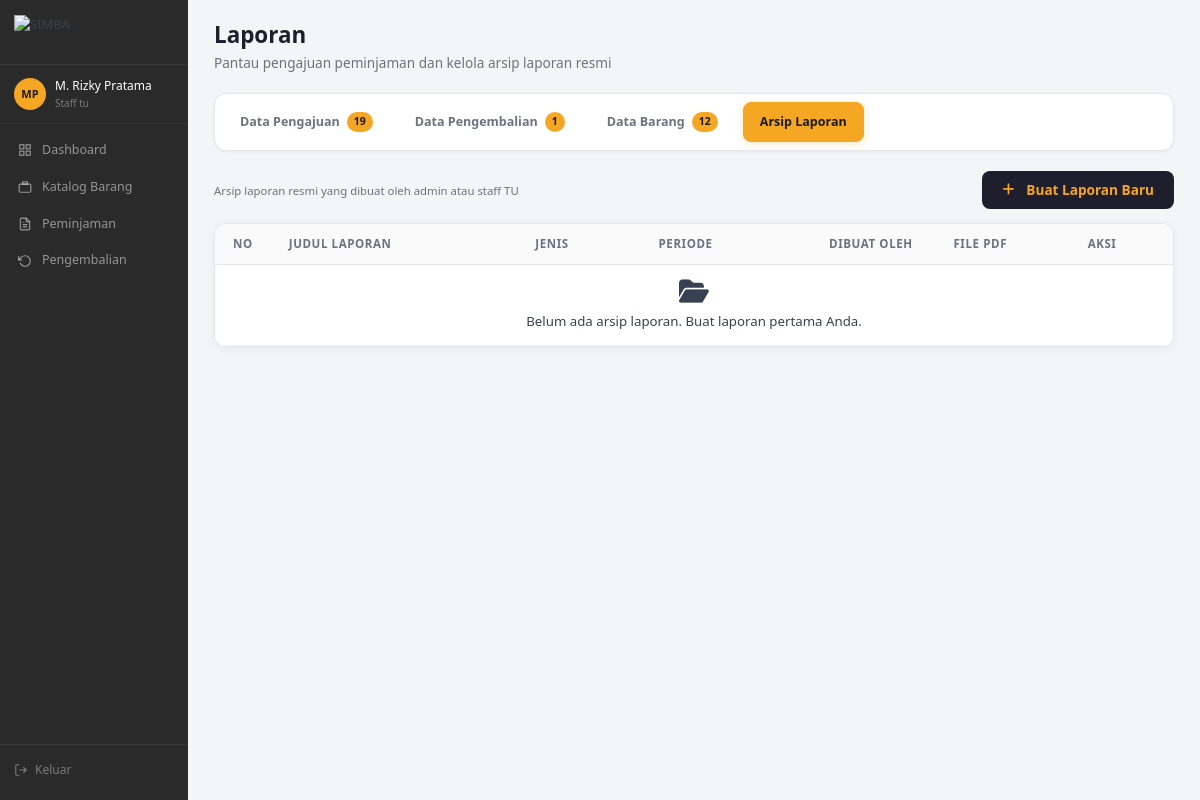
The page /pages/laporan/index.php?tab=arsip (signed in) on the database as committed earlier.
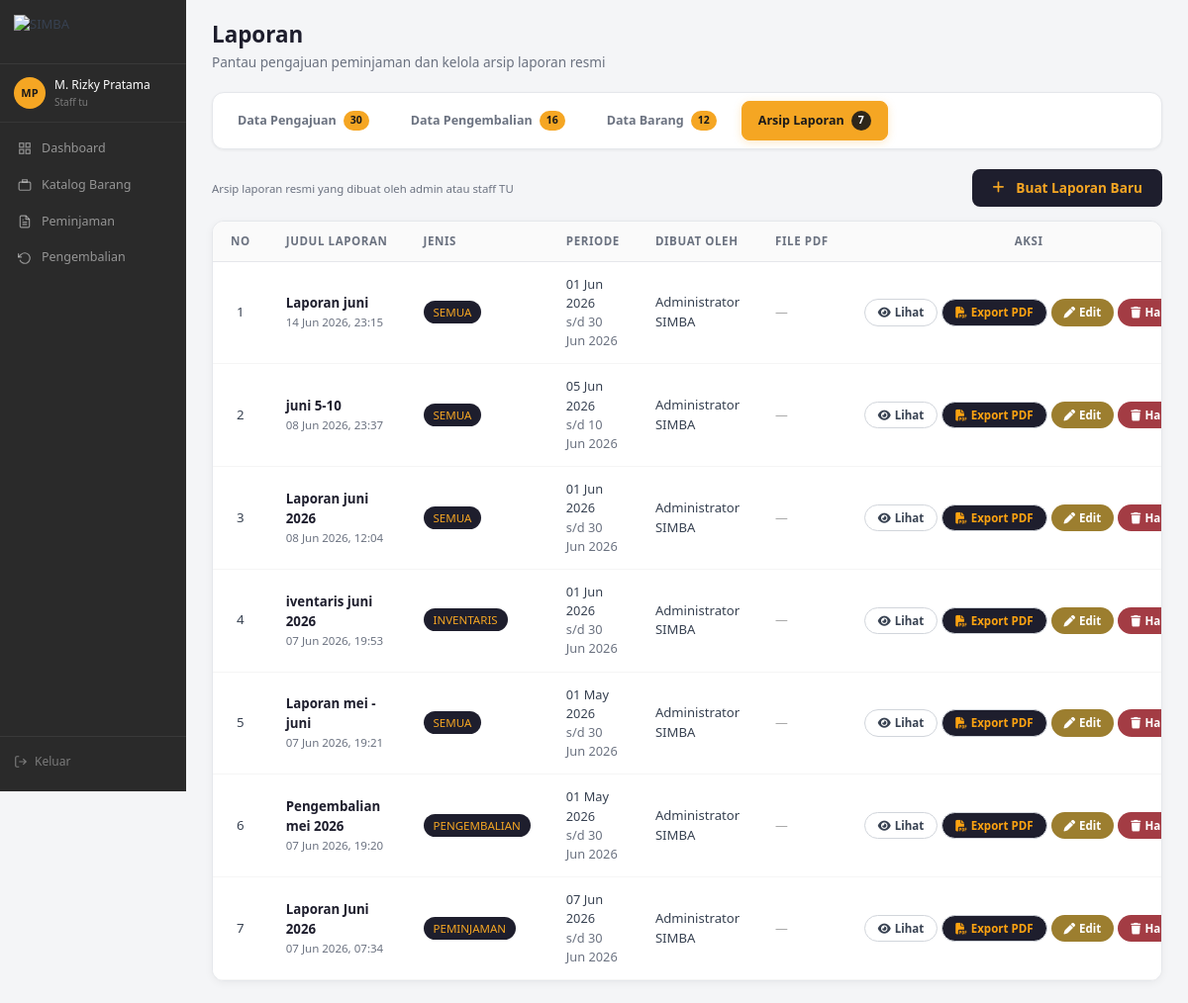
The same page on the database as committed later.
### tables this page shows
CREATE TABLE IF NOT EXISTS `laporan` (
  `id` int NOT NULL AUTO_INCREMENT,
  `judul` varchar(200) NOT NULL,
  `jenis_laporan` enum('peminjaman','pengembalian','semua','inventaris') NOT NULL,
  `periode_awal` date NOT NULL,
  `periode_akhir` date NOT NULL,
  `dibuat_oleh` int NOT NULL,
  `catatan` text,
  `file_pdf` varchar(255) DEFAULT NULL,
  `dibuat_pada` timestamp NOT NULL DEFAULT CURRENT_TIMESTAMP,
  PRIMARY KEY (`id`),
  KEY `dibuat_oleh` (`dibuat_oleh`),
  CONSTRAINT `laporan_ibfk_1` FOREIGN KEY (`dibuat_oleh`) REFERENCES `users` (`id`)
);

CREATE TABLE IF NOT EXISTS `users` (
  `id` int NOT NULL AUTO_INCREMENT,
  `nama_pengguna` varchar(50) NOT NULL,
  `kata_sandi` varchar(255) NOT NULL,
  `nama_lengkap` varchar(100) NOT NULL,
  `email` varchar(100) NOT NULL,
  `peran` enum('admin','staff_tu','peminjam') NOT NULL,
  `aktif` tinyint(1) NOT NULL DEFAULT '1',
  `dibuat_pada` timestamp NOT NULL DEFAULT CURRENT_TIMESTAMP,
  PRIMARY KEY (`id`),
  UNIQUE KEY `nama_pengguna` (`nama_pengguna`),
  UNIQUE KEY `email` (`email`)
);

### pages/laporan/index.php (the view, shortened to what the changed rows need)
<?php
require_once __DIR__ . '/../../config/koneksi.php';
$tab = $_GET['tab'] ?? 'pengajuan';
$where  = [];
$whereSql = $where ? 'WHERE ' . implode(' AND ', $where) : '';
$stmtP = $conn->prepare("
    SELECT pp.id, pp.keperluan, pp.tanggal_pinjam, pp.tanggal_kembali,
           pp.status, pp.file_surat, pp.catatan_tolak, pp.dibuat_pada, pp.diperbarui_pada,
           u_peminjam.nama_lengkap AS nama_peminjam,
           u_peminjam.email        AS email_peminjam,
           u_staff.nama_lengkap    AS nama_staff,
           GROUP_CONCAT(b.nama    ORDER BY b.nama SEPARATOR '||') AS nama_barang_list,
           GROUP_CONCAT(dp.jumlah ORDER BY b.nama SEPARATOR '||') AS jumlah_list
    FROM pengajuan_peminjaman pp
    JOIN  users u_peminjam ON u_peminjam.id = pp.id_peminjam
    LEFT JOIN users u_staff    ON u_staff.id    = pp.disetujui_oleh
    LEFT JOIN detail_peminjaman dp ON dp.id_peminjaman = pp.id
    LEFT JOIN barang b             ON b.id = dp.id_barang
    $whereSql
    GROUP BY pp.id
    ORDER BY pp.dibuat_pada DESC
");
$stmtP->execute();
$dataPengajuan = $stmtP->get_result()->fetch_all(MYSQLI_ASSOC);
$whereP  = [];
$whereSqlP = $whereP ? 'WHERE ' . implode(' AND ', $whereP) : '';
$stmtPen = $conn->prepare("
    SELECT pen.id, pen.tanggal_kembali, pen.hari_terlambat,
           pen.kondisi_kembali, pen.catatan_kerusakan, pen.dibuat_pada,
           pp.keperluan, pp.tanggal_pinjam, pp.tanggal_kembali AS rencana_kembali,
           u_p.nama_lengkap AS nama_peminjam,
           u_p.email        AS email_peminjam,
           u_t.nama_lengkap AS nama_penerima,
           GROUP_CONCAT(b.nama    ORDER BY b.nama SEPARATOR '||') AS nama_barang_list,
           GROUP_CONCAT(dp.jumlah ORDER BY b.nama SEPARATOR '||') AS jumlah_list
    FROM pengembalian pen
    JOIN pengajuan_peminjaman pp ON pp.id = pen.id_peminjaman
    JOIN users u_p ON u_p.id = pp.id_peminjam
    JOIN users u_t ON u_t.id = pen.diterima_oleh
    LEFT JOIN detail_peminjaman dp ON dp.id_peminjaman = pp.id
    LEFT JOIN barang b ON b.id = dp.id_barang
    $whereSqlP
    GROUP BY pen.id
    ORDER BY pen.tanggal_kembali DESC
");
$stmtPen->execute();
$dataPengembalian = $stmtPen->get_result()->fetch_all(MYSQLI_ASSOC);
$dataLaporan = $conn->query("
    SELECT l.*, u.nama_lengkap AS nama_pembuat
    FROM laporan l
    JOIN users u ON u.id = l.dibuat_oleh
    ORDER BY l.dibuat_pada DESC
")->fetch_all(MYSQLI_ASSOC);
$basePath    = '../../';
require_once $basePath . 'includes/header.php';
?>
<main class="main-content">
<div style="margin-bottom:20px">
    <h2 style="font-size:1.4rem;font-weight:700;color:#1e1e2d;margin:0">Laporan</h2>
</div>
<div class="status-tabs">
    <a href="?tab=pengajuan" class="status-tab <?= $tab === 'pengajuan' ? 'active' : '' ?>">
        Data Pengajuan
        <?php if (count($dataPengajuan)): ?>
        <span class="status-count"><?= count($dataPengajuan) ?></span>
        <?php endif; ?>
    </a>
    <a href="?tab=pengembalian" class="status-tab <?= $tab === 'pengembalian' ? 'active' : '' ?>">
        Data Pengembalian
        <?php if (count($dataPengembalian)): ?>
        <span class="status-count"><?= count($dataPengembalian) ?></span>
        <?php endif; ?>
    </a>
    <a href="?tab=arsip" class="status-tab <?= $tab === 'arsip' ? 'active' : '' ?>">
        Arsip Laporan
        <?php if (count($dataLaporan)): ?>
        <span class="status-count"><?= count($dataLaporan) ?></span>
        <?php endif; ?>
    </a>
</div>
<div id="tabArsip" <?= $tab !== 'arsip' ? 'style="display:none"' : '' ?>>
    <div class="table-card">
        <div class="table-wrapper">
        <table class="table-modern" id="tblArsip">
            <thead>
                <tr>
                    <th width="5%"  class="text-center">NO</th>
                    <th width="26%">JUDUL LAPORAN</th>
                    <th width="13%">JENIS</th>
                    <th width="18%">PERIODE</th>
                    <th width="13%">DIBUAT OLEH</th>
                    <th width="10%">FILE PDF</th>
                    <th width="15%" class="text-center">AKSI</th>
                </tr>
            </thead>
            <tbody>
                <?php if (empty($dataLaporan)): ?>
                    <tr class="empty-row"><td colspan="7">
                        <i class="fa-solid fa-folder-open fa-2x mb-2 d-block"></i>
                        Belum ada arsip laporan. Buat laporan pertama Anda.
                    </td></tr>
                <?php else: foreach ($dataLaporan as $i => $lap): ?>
                <tr>
                    <td class="text-center"><?= $i+1 ?></td>
                    <td>
                        <div style="font-weight:700;color:#1e1e2d"><?= htmlspecialchars($lap['judul']) ?></div>
                        <div style="font-size:.72rem;color:#6b7280"><?= date('d M Y, H:i', strtotime($lap['dibuat_pada'])) ?></div>
                    </td>
                    <td><span class="badge-kategori"><?= strtoupper($lap['jenis_laporan']) ?></span></td>
                    <td style="font-size:.8rem">
                        <?= date('d M Y', strtotime($lap['periode_awal'])) ?><br>
                        <span style="color:#6b7280">s/d <?= date('d M Y', strtotime($lap['periode_akhir'])) ?></span>
                    </td>
                    <td style="font-size:.82rem"><?= htmlspecialchars($lap['nama_pembuat']) ?></td>
                    <td>
                        <?php if ($lap['file_pdf']): ?>
                        <a href="<?= app_url($lap['file_pdf']) ?>" target="_blank"
                           style="background:#1e1e2d;color:#fca311;padding:4px 10px;border-radius:4px;font-size:.72rem;font-weight:700;text-decoration:none">
                            <i class="fa-solid fa-file-pdf me-1"></i>PDF
                        </a>
                        <?php else: ?><span style="color:#aaa;font-size:.8rem">—</span><?php endif; ?>
                    </td>
                    <td class="text-center">
                        <div class="d-flex justify-content-center gap-1">
                            <a href="detail_laporan.php?id=<?= $lap['id'] ?>" class="btn-act btn-detail">
                                <i class="fa-solid fa-eye me-1"></i>Lihat
                            </a>
                            <a href="cetak_laporan.php?id=<?= $lap['id'] ?>" target="_blank" class="btn-act btn-detail"
                               style="background:#1e1e2d;color:#fca311">
                                <i class="fa-solid fa-file-pdf me-1"></i>Export PDF
                            </a>
                            <button class="btn-act btn-edit"
                                onclick='bukaEdit(<?= htmlspecialchars(json_encode($lap, JSON_HEX_APOS|JSON_HEX_QUOT), ENT_QUOTES) ?>)'>
                                <i class="fa-solid fa-pen me-1"></i>Edit
                            </button>
                            <button class="btn-act btn-hapus"
                                onclick='bukaHapus(<?= (int)$lap["id"] ?>, "<?= htmlspecialchars($lap['judul'], ENT_QUOTES) ?>")'>
                                <i class="fa-solid fa-trash me-1"></i>Hapus
                            </button>
                        </div>
                    </td>
                </tr>
                <?php endforeach; endif; ?>
            </tbody>
        </table>
        </div>
    </div>
</div>
</main>
<?php require_once $basePath . 'includes/footer.php'; ?>

Rows that differ between the two databases and show on the page:
added laporan: judul "Laporan juni", dibuat_pada "14 Jun 2026, 23:15", jenis_laporan "SEMUA", periode_awal "01 Jun 2026", periode_akhir "30 Jun 2026", dibuat_oleh.nama_lengkap "Administrator SIMBA"
added laporan: judul "juni 5-10", dibuat_pada "08 Jun 2026, 23:37", jenis_laporan "SEMUA", periode_awal "05 Jun 2026", periode_akhir "10 Jun 2026", dibuat_oleh.nama_lengkap "Administrator SIMBA"
added laporan: judul "Laporan juni 2026", dibuat_pada "08 Jun 2026, 12:04", jenis_laporan "SEMUA", periode_awal "01 Jun 2026", periode_akhir "30 Jun 2026", dibuat_oleh.nama_lengkap "Administrator SIMBA"
added laporan: judul "iventaris juni 2026", dibuat_pada "07 Jun 2026, 19:53", jenis_laporan "INVENTARIS", periode_awal "01 Jun 2026", periode_akhir "30 Jun 2026", dibuat_oleh.nama_lengkap "Administrator SIMBA"
added laporan: judul "Laporan mei - juni", dibuat_pada "07 Jun 2026, 19:21", jenis_laporan "SEMUA", periode_awal "01 May 2026", periode_akhir "30 Jun 2026", dibuat_oleh.nama_lengkap "Administrator SIMBA"
added laporan: judul "Pengembalian mei 2026", dibuat_pada "07 Jun 2026, 19:20", jenis_laporan "PENGEMBALIAN", periode_awal "01 May 2026", periode_akhir "30 Jun 2026", dibuat_oleh.nama_lengkap "Administrator SIMBA"
added laporan: judul "Laporan Juni 2026", dibuat_pada "07 Jun 2026, 07:34", jenis_laporan "PEMINJAMAN", periode_awal "07 Jun 2026", periode_akhir "30 Jun 2026", dibuat_oleh.nama_lengkap "Administrator SIMBA"
Other text that changed with them:
count($dataPengajuan): "19" → "30"
count($dataPengembalian): "1" → "16"
count($dataLaporan): (not shown) → "7"
text no longer shown: "Belum ada arsip laporan. Buat laporan pertama Anda."
